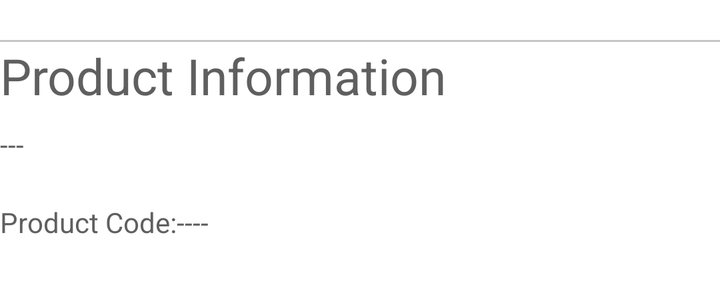
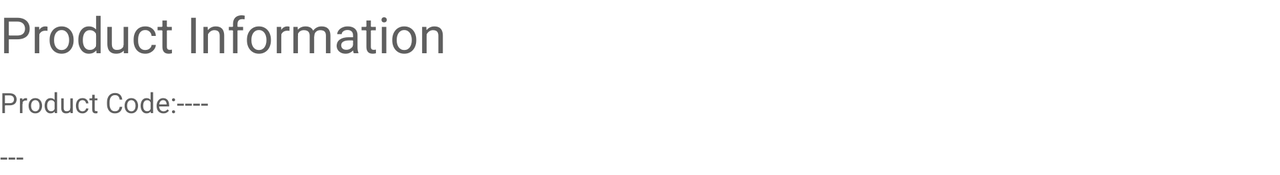

First picture: res/layout/ on a phone held upright. Second picture: the repository's own variant of that layout, on a device whose configuration matches the variant's folder. Source for both follows.
<!-- AndroidManifest.xml: application theme Theme.Johnlewis -->
<!-- res/layout/include_product_information.xml -->
<?xml version="1.0" encoding="utf-8"?>
<androidx.constraintlayout.widget.ConstraintLayout
    xmlns:android="http://schemas.android.com/apk/res/android"
    xmlns:app="http://schemas.android.com/apk/res-auto"
    android:layout_width="match_parent"
    android:layout_height="wrap_content"
    android:layout_marginTop="@dimen/product_detail_paragraph_space"
    android:layout_marginBottom="@dimen/product_detail_paragraph_space"
    >


    <View
        android:id="@+id/vProductSpecificationItemTopLine"
        android:layout_width="match_parent"
        android:layout_height="1dp"
        android:background="@color/grey"
        app:layout_constraintStart_toStartOf="parent"
        app:layout_constraintTop_toTopOf="parent" />

    <TextView
        android:id="@+id/tvProductInformationTitle"
        style="@style/ProductDetail.Title"
        android:text="@string/product_information"
        android:layout_width="match_parent"
        android:layout_height="wrap_content"
        app:layout_constraintTop_toBottomOf="@+id/vProductSpecificationItemTopLine"
        />


    <TextView
        android:layout_marginTop="@dimen/default_line_space"
        android:text="---"
        style="@style/ProductDetail.Normal"
        android:id="@+id/tvProductInformation"
        android:layout_width="match_parent"
        android:layout_height="wrap_content"
        app:layout_constraintTop_toBottomOf="@id/tvProductInformationTitle" />

    <LinearLayout
        android:layout_marginTop="@dimen/product_detail_paragraph_space"
        android:id="@+id/llProductCode"
        android:orientation="horizontal"
        android:layout_width="match_parent"
        android:layout_height="wrap_content"
        app:layout_constraintTop_toBottomOf="@id/tvProductInformation" >
        <TextView
            style="@style/ProductDetail.Normal"
            android:text="@string/product_code"
            android:layout_width="wrap_content"
            android:layout_height="wrap_content"/>
        <TextView
            android:text="----"
            style="@style/ProductDetail.Normal"
            android:id="@+id/tvProductCode"
            android:layout_width="wrap_content"
            android:layout_height="wrap_content"/>
    </LinearLayout>
</androidx.constraintlayout.widget.ConstraintLayout>
<!-- resources referenced by this layout -->
<resources>
  <color name="grey">#C6C6C6</color>
  <dimen name="default_line_space">8dp</dimen>
  <dimen name="product_detail_paragraph_space">20dp</dimen>
  <string name="product_code">Product Code: </string>
  <string name="product_information">Product Information</string>
  <style name="ProductDetail.Normal" parent="normalStyle">
          <item name="android:textColor">@color/dark_grey</item>
      </style>
  <style name="ProductDetail.Title" parent="ProductDetail.Normal">
          <item name="android:textSize">25dp</item>
      </style>
  <style name="Theme.Johnlewis" parent="Theme.MaterialComponents.DayNight.NoActionBar">
          
          <item name="colorPrimary">@color/purple_500</item>
          <item name="colorPrimaryVariant">@color/purple_700</item>
          <item name="colorOnPrimary">@color/white</item>
          
          <item name="colorSecondary">@color/teal_200</item>
          <item name="colorSecondaryVariant">@color/teal_700</item>
          <item name="colorOnSecondary">@color/black</item>
          
          <item name="android:statusBarColor" tools:targetApi="l">?attr/colorPrimaryVariant</item>
          
      </style>
  <style name="normalStyle">
          <item name="android:textColor">@color/black</item>
          <item name="android:textStyle">normal</item>
      </style>
  <color name="dark_grey">#5f5f5f</color>
  <color name="purple_500">#FF6200EE</color>
  <color name="purple_700">#FF3700B3</color>
  <color name="white">#FFFFFFFF</color>
  <color name="teal_200">#FF03DAC5</color>
  <color name="teal_700">#FF018786</color>
  <color name="black">#FF000000</color>
</resources>
<!-- res/layout-land/include_product_information.xml (the repository's variant of the layout above) -->
<!-- drawn on the phone turned sideways -->
<?xml version="1.0" encoding="utf-8"?>
<androidx.constraintlayout.widget.ConstraintLayout
    xmlns:android="http://schemas.android.com/apk/res/android"
    xmlns:app="http://schemas.android.com/apk/res-auto"
    android:layout_width="match_parent"
    android:layout_height="wrap_content">
    <TextView
        android:id="@+id/tvProductInformationTitle"
        style="@style/ProductDetail.Title"
        android:text="@string/product_information"
        android:layout_width="match_parent"
        android:layout_height="wrap_content"
        app:layout_constraintStart_toStartOf="parent"
        app:layout_constraintTop_toTopOf="parent" />

    <LinearLayout
        android:id="@+id/llProductCode"
        android:orientation="horizontal"
        android:layout_width="match_parent"
        android:layout_height="wrap_content"
        android:layout_marginTop="@dimen/default_line_space"
        app:layout_constraintTop_toBottomOf="@id/tvProductInformationTitle" >
        <TextView
            style="@style/ProductDetail.Normal"
            android:text="@string/product_code"
            android:layout_width="wrap_content"
            android:layout_height="wrap_content"/>
        <TextView
            android:text="----"
            style="@style/ProductDetail.Normal"
            android:id="@+id/tvProductCode"
            android:layout_width="wrap_content"
            android:layout_height="wrap_content"/>
    </LinearLayout>     
    <TextView
        android:layout_marginTop="@dimen/default_line_space"
        android:text="---"
        style="@style/ProductDetail.Normal"
        android:id="@+id/tvProductInformation"
        android:layout_width="match_parent"
        android:layout_height="wrap_content"
        app:layout_constraintTop_toBottomOf="@id/llProductCode" />


</androidx.constraintlayout.widget.ConstraintLayout>
<!-- resources referenced by the variant -->
<!-- as the phone turned sideways resolves them -->
<resources>
  <dimen name="default_line_space">8dp</dimen>
  <string name="product_code">Product Code: </string>
  <string name="product_information">Product Information</string>
  <style name="ProductDetail.Normal" parent="normalStyle">
          <item name="android:textColor">@color/dark_grey</item>
      </style>
  <style name="ProductDetail.Title" parent="ProductDetail.Normal">
          <item name="android:textSize">25dp</item>
      </style>
  <style name="Theme.Johnlewis" parent="Theme.MaterialComponents.DayNight.NoActionBar">
          
          <item name="colorPrimary">@color/purple_500</item>
          <item name="colorPrimaryVariant">@color/purple_700</item>
          <item name="colorOnPrimary">@color/white</item>
          
          <item name="colorSecondary">@color/teal_200</item>
          <item name="colorSecondaryVariant">@color/teal_700</item>
          <item name="colorOnSecondary">@color/black</item>
          
          <item name="android:statusBarColor" tools:targetApi="l">?attr/colorPrimaryVariant</item>
          
      </style>
  <style name="normalStyle">
          <item name="android:textColor">@color/black</item>
          <item name="android:textStyle">normal</item>
      </style>
  <color name="dark_grey">#5f5f5f</color>
  <color name="purple_500">#FF6200EE</color>
  <color name="purple_700">#FF3700B3</color>
  <color name="white">#FFFFFFFF</color>
  <color name="teal_200">#FF03DAC5</color>
  <color name="teal_700">#FF018786</color>
  <color name="black">#FF000000</color>
</resources>
